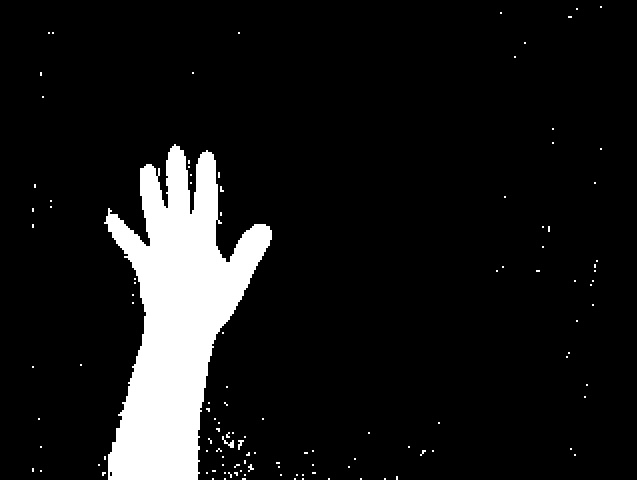
#> input picture Image/erosion.jpg, 637 x 480 px, given in place of the camera
$ python test6.py
#> lines starting #> are read from the running program, lines starting #| are printed output that depends on the picture; after the words box and inside, x2 and y2 are one past the last pixel; in counts of white or black regions, pixels touching at a corner belong together
import cv2
import numpy as np
import time

lower = np.array([0, 0, 0])
higher = np.array([255, 255, 117])

x = []
x.append(False)
x.append(False)


def Scan(a, m, n):
    time = Time()
    count = 0
    for i in range(m, m + 64 + 1):
        for j in range(n, n + 64 + 1):
            if a[i, j] >= 200:
                count += 1
    if count >= 64 * 64 * 1 / 2:
        time.Time()
        if time.Check() and not x[-1] == True and not x[-2] == True:
            # return True
            x.append(True)
        else:
            x.append(False)
    else:
        x.append(False)


class Time():
    def Time(self):
        self.start_time = time.clock()
        while True:
            self.elapsed = time.clock() - self.start_time
            # print(self.elapsed)
            if self.elapsed >= 0.02:
                # print(self.elapsed)
                self.start_time = time.clock()
                return False

    def Check(self):
        if self.elapsed >= 0.02:
            return True
        else:
            return False


cap = cv2.VideoCapture(0)
while True:
    frame = cap.read()[1]
#> frame is the input picture: shape (480, 637, 3); min 0, max 255, mean 24.1
    frame = cv2.resize(frame, (1366, 786), cv2.INTER_CUBIC)
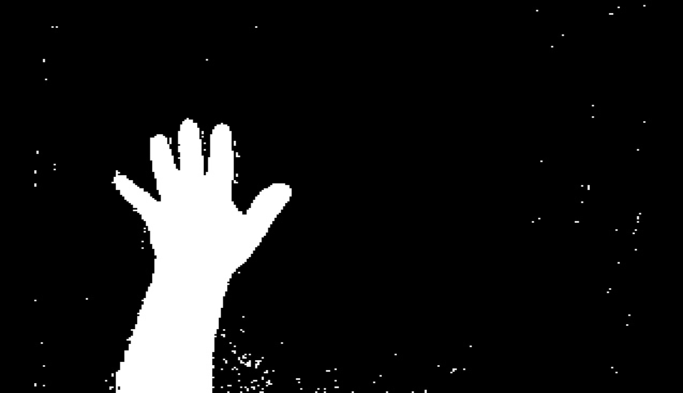
#> frame: shape (786, 1366, 3) (shown at 1/2 size); min 0, max 255, mean 24.1
    frame = cv2.flip(frame, 1)
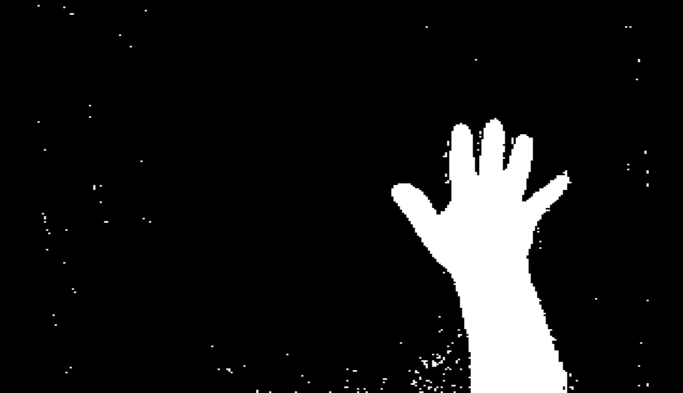
#> frame: shape (786, 1366, 3) (shown at 1/2 size); min 0, max 255, mean 24.1
    hsvImage = cv2.cvtColor(frame, cv2.COLOR_RGB2HSV)
#> hsvImage: shape (786, 1366, 3); mean H, S, V 0, 0, 24.1
    binImage = cv2.inRange(hsvImage, lower, higher)
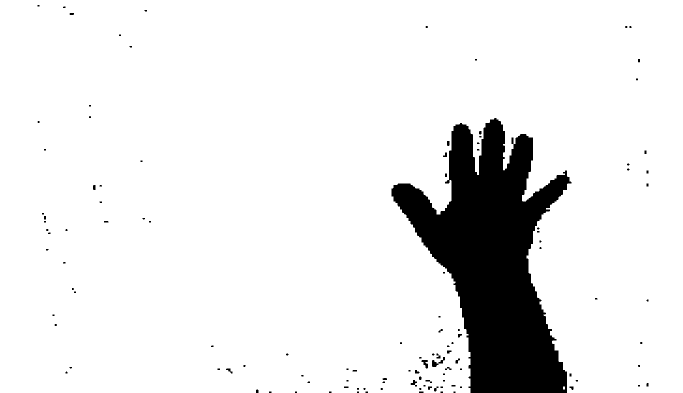
#> binImage: shape (786, 1366) (shown at 1/2 size); 90.5% white; 119 black regions (82 under 20 px), largest, box (x1, y1, x2, y2) and area: (783, 236, 1143, 786) 98820, (864, 714, 890, 734) 192, (843, 720, 856, 737) 122
    # print(Scan(binImage, 10, 10))
    cv2.imshow("binImg", binImage)
    cv2.waitKey(1)
    # a.Time()
    # print(Scan(binImage, 10, 10))
    Scan(binImage, 10, 1366 - 74)
    print(x[-1])
